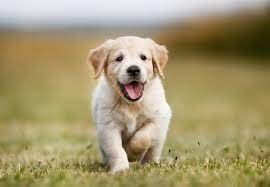
#> input picture img2.jpeg, 270 x 187 px
$ jupyter execute --allow-errors 'SET 2.ipynb'
#> lines starting #> are read from the running program, lines starting #| are printed output that depends on the picture
[cell 1]
import cv2
import numpy as np
import matplotlib.pyplot as plt

# Load an image as grayscale
img = cv2.imread('img2.jpeg', cv2.IMREAD_GRAYSCALE)
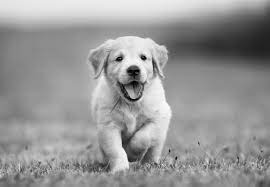
#> img: shape (187, 270); min 0, max 255, mean 151

# Ensure image is loaded correctly
if img is None:
    print("Error: Image not loaded. Check the file path.")
else:
    print("Image loaded successfully.")

    # Step 1: Constructing a Scale Space using Gaussian Blurring
    # Initialize SIFT detector
    sift = cv2.SIFT_create()

    # Step 2: Key Point Localization - Detect Key Points using SIFT
    keypoints, descriptors = sift.detectAndCompute(img, None)
#> keypoints = 227 keypoints; strongest (x, y, size): (143, 58, 3.7), (133, 72, 7.9), (154, 63, 3), (137, 99, 2)

    # Step 3: Orientation Assignment - Automatically handled by SIFT

    # Step 4: Key Point Descriptors - Already computed with detectAndCompute

    # Visualizing the key points on the image
    img_with_keypoints = cv2.drawKeypoints(img, keypoints, None)
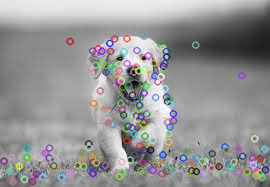
#> img_with_keypoints: shape (187, 270, 3); mean of channels 0, 1, 2 149.8, 149.1, 149.5; drawn as B, G, R
    plt.imshow(img_with_keypoints)
    plt.title('SIFT Key Points')
    plt.show()

    # If you want to print out the descriptors:
    print("Descriptors: ", descriptors)
#> (printed output is left out)

$ run again, with img1.jpeg copied over img2.jpeg
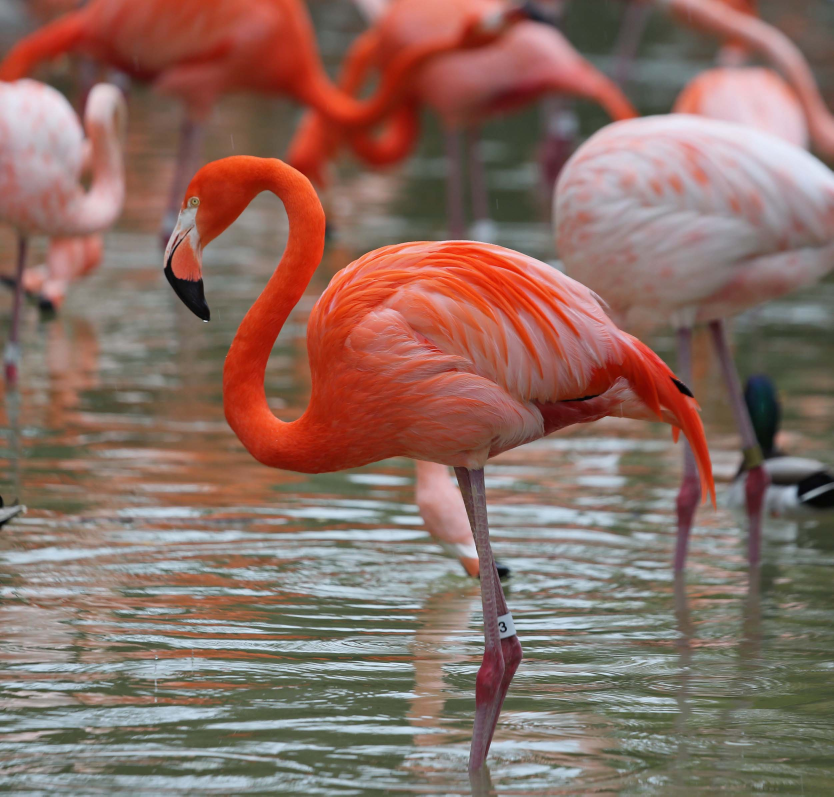
#> input picture img1.jpeg, 2500 x 2389 px (shown at 1/3 size)
#> `img = cv2.imread('img2.jpeg', cv2.IMREAD_GRAYSCALE)`:
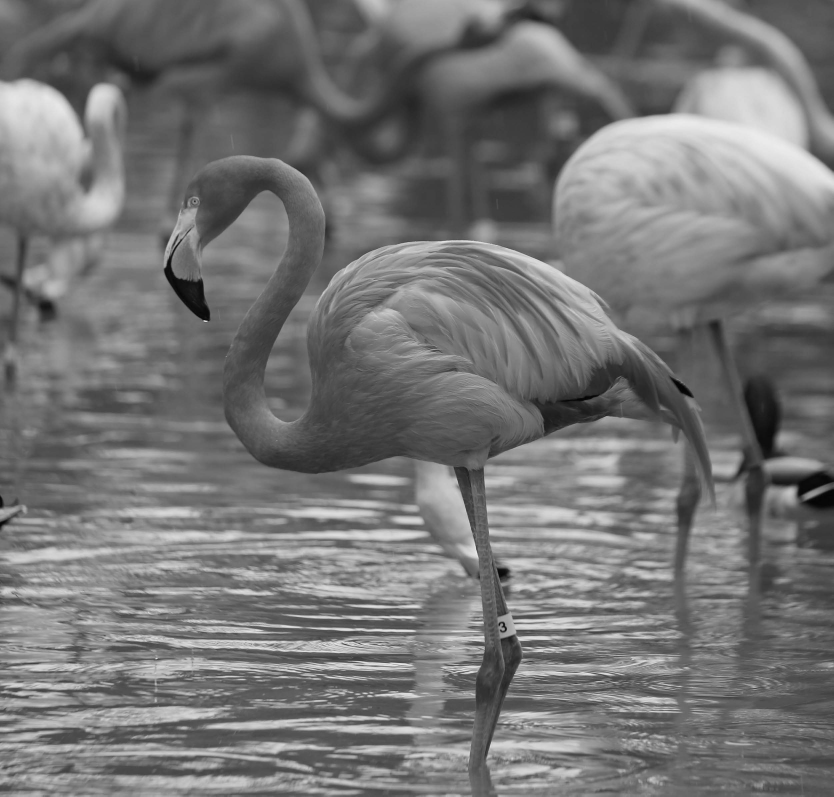
#> img: shape (2389, 2500) (shown at 1/3 size); min 0, max 255, mean 117.2
#> keypoints = 4212 keypoints; strongest (x, y, size): (1511, 1719, 24.3), (1544, 2024, 2.1), (469, 1975, 3.4), (2366, 1483, 32.3)
#> (printed output is left out)
